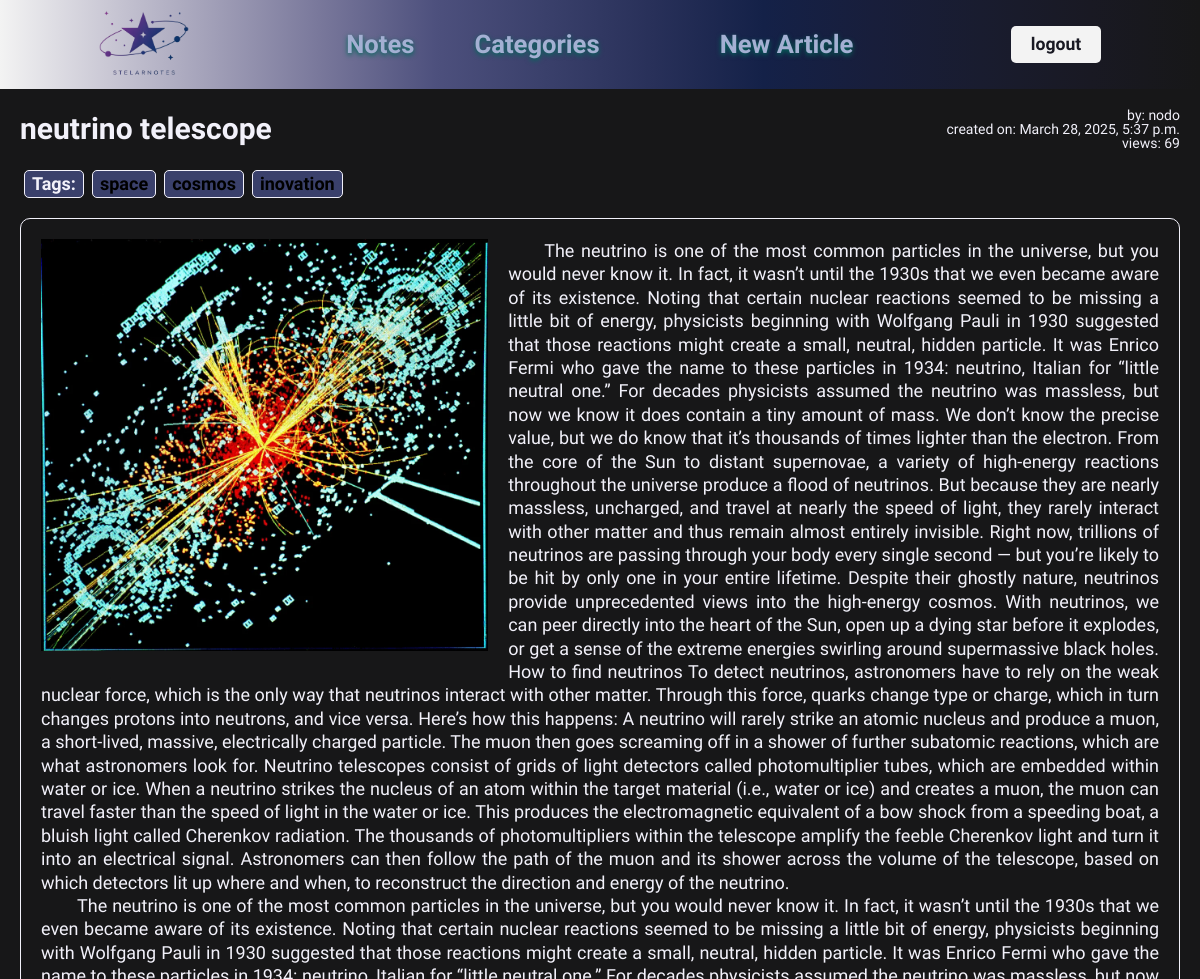
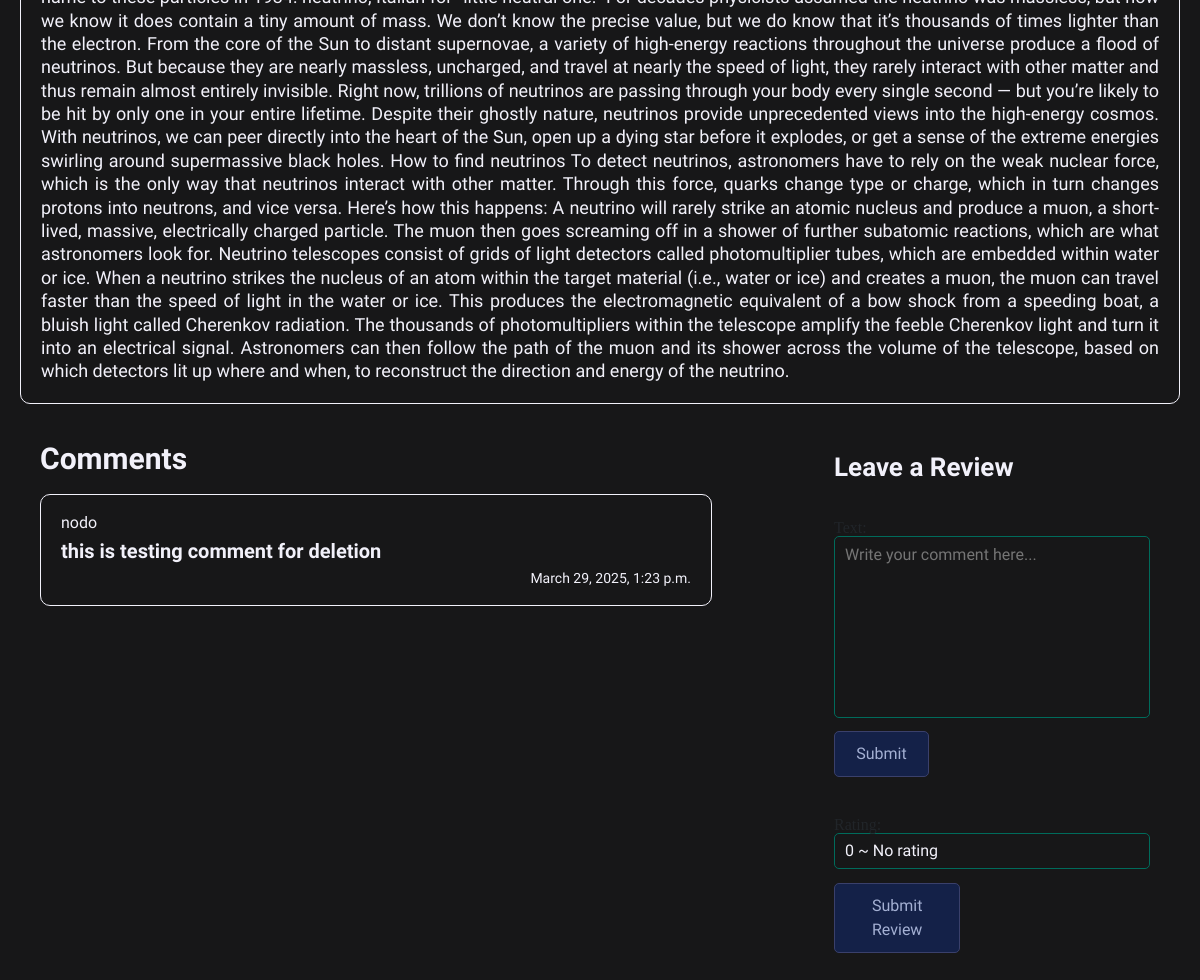
/article/6/, run on the app's committed database (2 pictures, top to bottom).
### core/models.py (models this page shows, shortened)
class ArticleModel(models.Model):
    author = models.ForeignKey(User, on_delete=models.CASCADE)
    thumbnail = models.ImageField(upload_to="media/")
    title = models.CharField(max_length=200)
    tags = models.ManyToManyField(Tag, blank=True)
    text = models.TextField()
    created_at = models.DateTimeField(auto_now_add=True)
    views = models.IntegerField(default=0)
    def rating(self):
        reviews = self.review_set.all()
        if not reviews:
            return 0
        rating = sum([review.rating for review in reviews]) / len(reviews)
        return rating

class Tag(models.Model):
    name = models.CharField(max_length=200)

class Comment(models.Model):
    article = models.ForeignKey(ArticleModel, on_delete=models.CASCADE)
    user = models.ForeignKey(User, on_delete=models.CASCADE, null=True, blank=True)
    text = models.TextField()
    created_at = models.DateTimeField(auto_now_add=True)

### core/views.py (the view)
# urls.py: path("article/<int:pk>/", article_view, name="article"),
def article_view(request, pk):
    article = get_object_or_404(ArticleModel, pk=pk)
    article.views += 1
    article.save()
    comments = Comment.objects.filter(article=article).order_by("-created_at")
    reviews = Review.objects.filter(article=article)
    rating = article.rating()
    if request.method == "POST":
        form = CommentForm(request.POST)
        if form.is_valid():
            comment = form.save(commit=False)
            comment.article = article
            comment.user = request.user
            comment.save()
            return redirect("article", pk=pk)
    else:
        form = CommentForm()
    if request.method == "POST":
        review_form = ReviewForm(request.POST)
        if review_form.is_valid():
            review = review_form.save(commit=False)
            review.article = article
            review.user = request.user
            review.save()
            return redirect("article", pk=pk)
    else:
        review_form = ReviewForm()
    context = {
        "form": form,
        "article": article,
        "comments": comments,
        "reviews": reviews,
        "rating": rating,
        "review_form": review_form,
    }
    return render(request, "article.html", context)

### core/forms.py
class CommentForm(forms.ModelForm):
    class Meta:
        model = Comment
        fields = ["text"]
        widgets = {
            "text": forms.Textarea(
                attrs={"placeholder": "Write your comment here..."}
            ),
        }

class ReviewForm(forms.ModelForm):
    RATING_CHOICES = [
        (0, '0 ~ No rating'),
        (1, '1 ~ Poor'),
        (2, '2 ~ Fair'),
        (3, '3 ~ Good'),
        (4, '4 ~ Very Good'),
        (5, '5 ~ Great'),
    ]
    class Meta:
        model = Review
        fields = ['rating']
        widgets = {
            'rating': forms.Select(attrs={
                'class': 'form-control',
                'placeholder': 'Rate article'
            }),
        }
    rating = forms.ChoiceField(choices=RATING_CHOICES, widget=forms.Select(attrs={
        'class': 'form-control',
    }))

### core/templatetags/tags.py (called while the page is built)
@register.simple_tag
def get_all_tags():
    return Tag.objects.all()

### templates/article.html (shortened to what this page needs)
{% extends "base.html" %}  {% block content %}
<div class="article_view">
  <div class="article_head">
    <h1>{{ article.title }}</h1>
    <div class="article_info">
      <p>by: {{ article.author }}</p>
      <p>created on: {{ article.created_at }}</p>
      <p>views: {{ article.views }}</p>
    </div>
  </div>
  <div class="article_body">
    <div class="tags">
      <ul>
        <li>Tags:</li>
        {% for tag in article.tags.all %}
        <li class="real_tags">
          <a href="{% url 'article_by_tag' tag.name %}"> {{ tag.name }}</a>
        </li>
        {% empty %}
        <li>No tags available</li>
        {% endfor %}
      </ul>
    </div>
    <div class="article_text_cont">
      <img src="{{ article.thumbnail.url }}" alt="" />
      <p class="article_text">{{ article.text|safe }}</p>
      <p class="article_text">{{ article.text }}</p>
    </div>
  </div>
  <div class="article_comments">
    <div class="load_comments">
      <h2>Comments</h2>
      {% for comment in comments %}
      <div class="comment">
        <p class="comment_user">{{ comment.user.username }}</p>
        <p class="comment_text">{{ comment.text }}</p>
        <p class="comment_date">{{ comment.created_at }}</p>
      </div>
      {% empty %}
      <p>No comments available</p>
      {% endfor %}
    </div>
    <div class="reviews">
      <h3>Leave a Review</h3>
      <div class="create_comment">
        <form method="POST">
          {% csrf_token %} {{ form.as_p }}
          <button type="submit" class="btn btn-primary">Submit</button>
        </form>
      </div>
      <div class="review">
        <form method="POST">
          {% csrf_token %} {{ review_form.as_p }}
          <button type="submit" name="review_submit" class="btn btn-primary">
            Submit Review
          </button>
        </form>
      </div>
    </div>
  </div>
</div>
{% endblock content %}

### static/css/style.css (style rules this page uses)
:root { --font: "Winky Sans", sans-serif; --bgc: #171718; }
.article_view { display: flex; flex-direction: column; gap: 20px; padding: 20px 20px; }
.article_head { width: 100%; display: flex; justify-content: space-between; align-items: center; }
.article_head h1 { color: #f2f1fa; font-size: 30px; font-weight: 600; font-family: var(--font); }
.article_info { display: flex; flex-direction: column; align-items: end; }
.article_info p { color: #f2f1fa; font-size: 14px; font-family: var(--font); }
.article_body { display: flex; flex-direction: column; gap: 20px; }
.tags ul li { color: #f2f1fa; font-size: 18px; font-family: var(--font); font-weight: 600; border: 1px solid #f2f1fa; display: inline-block; padding: 4px 7px; border-radius: 5px; background-color: #3a406b; margin-left: 4px; }
.tags { display: flex; justify-content: space-between; gap: 10px; }
.real_tags { cursor: pointer; transition: all .1s linear; }
.article_text_cont { width: 100%; padding: 20px 20px; border: 1px solid #f2f1fa; border-radius: 10px; }
.article_text_cont img { float: left; width: 40%; margin: 0 20px 10px 0; }
.article_text { color: #f2f1fa; font-size: 18px; font-family: var(--font); font-weight: 100; text-align: justify; line-height: 1.3; text-indent: 2em; }
.article_comments { width: 100%; padding: 20px 20px; display: flex; justify-content: space-between; gap: 20px; }
.load_comments { width: 60%; display: flex; flex-direction: column; gap: 20px; }
.load_comments h2 { color: #f2f1fa; font-size: 30px; font-weight: 600; font-family: var(--font); }
.comment { display: flex; flex-direction: column; gap: 10px; padding: 20px 20px; border: 1px solid #f2f1fa; border-radius: 10px; }
.comment_user { color: #f2f1fa; font-size: 16px; font-weight: 400; font-family: var(--font); }
.comment_text { color: #f2f1fa; font-size: 20px; font-weight: 600; font-family: var(--font); }
.comment_date { text-align: end; color: #f2f1fa; font-size: 14px; font-family: var(--font); }
.reviews { width: 30%; padding: 10px 10px; display: flex; flex-direction: column; gap: 40px; }
.reviews h3 { color: #f2f1fa; font-size: 26px; font-weight: 600; font-family: var(--font); }
.create_comment form { display: flex; flex-direction: column; gap: 10px; }
.create_comment form textarea { outline: none; background-color: var(--bgc); padding: 10px 10px; border: 1px solid #006b5b; border-radius: 5px; width: 100%; cursor: auto; color: #f2f1fa; font-family: var(--font); font-size: medium; resize: none; transition: all .1s linear; }
.create_comment form button { width: 30%; padding: 10px 14px; background-color: #142148; border: 1px solid #3a406b; border-radius: 5px; transition: all .1s linear; cursor: pointer; color: #a4b0d3; font-family: var(--font); font-size: 16px; }
.review form { display: flex; flex-direction: column; gap: 14px; }
.review form select { outline: none; background-color: var(--bgc); padding: 5px 10px; border: 1px solid #006b5b; border-radius: 5px; width: 100%; color: #f2f1fa; font-family: var(--font); font-size: medium; }
.review form button { width: 40%; padding: 10px 14px; background-color: #142148; border: 1px solid #3a406b; border-radius: 5px; transition: all .1s linear; cursor: pointer; color: #a4b0d3; font-family: var(--font); font-size: 16px; }

### data on the page
ArticleModel: title "neutrino telescope", author "nodo", created_at "March 28, 2025, 5:37 p.m.", views "69", thumbnail (picture), text "The neutrino is one of the most common particles in the universe, but you would never know it. In fact, it wasn’t until the 1930s that we even became aware of its existence. Noting that certain nuclear reactions seemed to be missing a little bit of energy, physicists beginning with Wolfgang Pauli in 1930 suggested that those reactions might create a small, neutral, hidden particle. It was Enrico Fermi who gave the name to these particles in 1934: neutrino, Italian for “little neutral one.” For decades physicists assumed the neutrino was massless, but now we know it does contain a tiny amount of mass. We don’t know the precise value, but we do know that it’s thousands of times lighter than…"
Tag: name "space"
Tag: name "cosmos"
Tag: name "inovation"
Comment: user.username "nodo", text "this is testing comment for deletion", created_at "March 29, 2025, 1:23 p.m."
